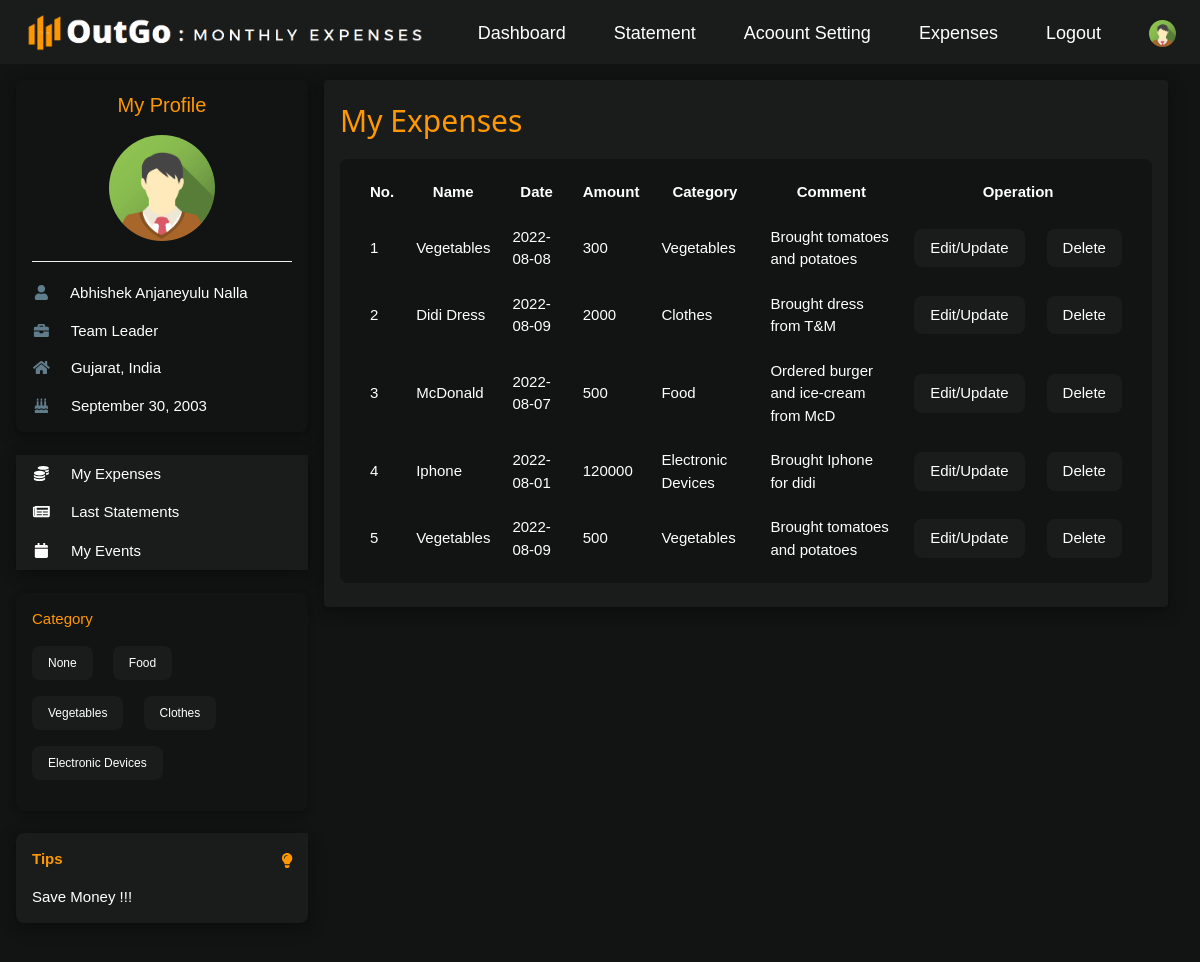
The page /user/myexpenses.php (signed in) on the database its author committed.
### tables this page shows
CREATE TABLE `tbl_user` (
  `u_id` int(11) NOT NULL,
  `name` varchar(255) DEFAULT NULL,
  `username` varchar(255) DEFAULT NULL,
  `email` varchar(255) NOT NULL,
  `phone_no` varchar(10) DEFAULT NULL,
  `password` varchar(100) NOT NULL,
  `dob` date DEFAULT NULL,
  `age` int(11) DEFAULT NULL,
  `job` varchar(255) DEFAULT NULL,
  `salary` int(11) DEFAULT NULL,
  `expense_limit` int(11) DEFAULT NULL,
  `address` varchar(255) DEFAULT NULL,
  `city` varchar(255) DEFAULT NULL,
  `state` varchar(255) DEFAULT NULL,
  `country` varchar(255) DEFAULT NULL,
  `bio` varchar(510) DEFAULT NULL,
  `log` int(11) NOT NULL DEFAULT 0,
  `joined_since` date DEFAULT NULL
);

CREATE TABLE `tbl_category` (
  `c_id` int(11) NOT NULL,
  `cname` varchar(255) NOT NULL,
  `createdAt` date NOT NULL
);

CREATE TABLE `tbl_expenses` (
  `e_id` int(11) NOT NULL,
  `u_id` int(11) NOT NULL,
  `ename` varchar(255) NOT NULL,
  `date` date NOT NULL,
  `time` time DEFAULT NULL,
  `amount` varchar(10) NOT NULL,
  `category` varchar(255) NOT NULL,
  `comment` varchar(255) DEFAULT NULL
);

### user/myexpenses.php (the view, shortened to what this page needs)
<?php
    if(isset($_SESSION['user']))
    {
        include '../connection.php';
        $userId=$_SESSION['user'];
        $userDetails="SELECT * FROM tbl_user WHERE u_id='$userId'";
        $userDetailsResult=mysqli_query($conn,$userDetails);
        $userInfo=mysqli_fetch_assoc($userDetailsResult);
        $userName=$userInfo['name'];
        $userJob=$userInfo['job'];
        $userState=$userInfo['state'];
        $userCountry=$userInfo['country'];
        $dob=$userInfo['dob'];
        $date1=date_create($dob);
        $dob=date_format($date1,"F d, Y");
        $fetchCategory="SELECT * FROM tbl_category";
        $fetchCategoryResult=mysqli_query($conn,$fetchCategory);
        $allCategory=mysqli_fetch_all($fetchCategoryResult,MYSQLI_ASSOC);
        $myExpenses="SELECT * FROM tbl_expenses WHERE u_id='$userId'";
        $myExpensesResult=mysqli_query($conn,$myExpenses);
        $allExpenses=mysqli_fetch_all($myExpensesResult,MYSQLI_ASSOC);
        $index=0;
        ?>
<!DOCTYPE html>
<html>
<head>
    <link rel="stylesheet" href="../dj-style.css">
    <link rel="stylesheet" href="https://cdnjs.cloudflare.com/ajax/libs/font-awesome/4.7.0/css/font-awesome.min.css">
</head>
<body class="dj-premium">
    <div class="dj-top">
        <div class="dj-bar dj-silver dj-left-align dj-large">
            <a href="dashboard.php" class="dj-bar-item dj-padding-large"><img src="../images/1111.png" width="400rem"
                    height="40rem"></a>
            <a href="#" class="dj-bar-item dj-hide-small dj-right dj-padding-large dj-remove-underline"
                style="margin-top: 0.5rem;" title="My Account">
                <img src="../images/avatar.png" class="dj-circle" style="height:27px;width:27px" alt="Avatar">
            </a>
            <a href="../logout.php" class="dj-bar-item dj-hide-small dj-padding-large dj-remove-underline dj-right"
                style="margin-top: 0.5rem;" title="Logout">Logout</a>
            <a href="#" class="dj-bar-item dj-hide-small dj-padding-large dj-remove-underline dj-right"
                style="margin-top: 0.5rem;" title="Expenses">Expenses</a>
            <a href="#" class="dj-bar-item dj-hide-small dj-padding-large dj-remove-underline dj-right"
                style="margin-top: 0.5rem;" title="Account Settings">Acoount Setting</a>
            <a href="#" class="dj-bar-item dj-hide-small dj-padding-large dj-remove-underline dj-right"
                style="margin-top: 0.5rem;" title="Statement">Statement</a>
            <a href="dashboard.php" class="dj-bar-item dj-hide-small dj-padding-large dj-remove-underline dj-right"
                style="margin-top: 0.5rem;" title="Statement">Dashboard</a>
        </div>
    </div>
    <div class="dj-container dj-content" style="max-width:1400px;margin-top:80px">
        <div class="dj-row">
            <div class="dj-col m3">
                <div class="dj-card-4 dj-round-large dj-premium dj-hover-shadow-white">
                    <div class="dj-container">
                        <h4 class="dj-center dj-text-orange"><a href="myprofile.php" style="text-decoration: none;">My
                                Profile</a></h4>
                        <p class="dj-center"><img src="../images/avatar.png" class="dj-circle"
                                style="height:106px;width:106px" alt="Avatar"></p>
                        <hr>
                        <p><i class="fa fa-user fa-fw dj-margin-right dj-text-theme"></i> <?php echo $userName; ?></p>
                        <p><i class="fa fa-briefcase fa-fw dj-margin-right dj-text-theme"></i> <?php echo $userJob; ?>
                        </p>
                        <p><i class="fa fa-home fa-fw dj-margin-right dj-text-theme"></i>
                            <?php echo "$userState, ".$userCountry; ?></p>
                        <p><i class="fa fa-birthday-cake fa-fw dj-margin-right dj-text-theme"></i> <?php echo $dob; ?>
                        </p>
                    </div>
                </div>
                <br>
                <div class="dj-card-4 dj-round-large dj-hover-shadow-white">
                    <div class="dj-silver">
                        <button onclick="myFunction('Demo1')" class="dj-button dj-block dj-left-align"><i
                                class="fa fa-coins fa-fw dj-margin-right"></i> My Expenses</button>
                        <button onclick="myFunction('Demo2')" class="dj-button dj-block dj-left-align"><i
                                class="fa fa-newspaper fa-fw dj-margin-right"></i> Last Statements</button>
                        <button onclick="myFunction('Demo3')" class="dj-button dj-block dj-left-align"><i
                                class="fa fa-calendar fa-fw dj-margin-right"></i> My Events</button>
                    </div>
                </div>
                <br>
                <div class="dj-card dj-round-large dj-premium dj-hide-small dj-hover-shadow-white">
                    <div class="dj-container">
                        <p class="dj-text-orange">Category</p>
                        <p>
                            <?php
                            foreach($allCategory as $cat)
                            {
                                $ca_name=$cat['cname'];
                            ?>
                            <span
                                class="dj-tag dj-small dj-silver dj-round-large dj-padding dj-margin-bottom dj-margin-right"><?php echo $ca_name; ?></span>
                            <?php
                            }
                            ?>
                        </p>
                    </div>
                </div>
                <br>
                <div
                    class="dj-container dj-display-container dj-round-large dj-silver dj-card-4 dj-margin-bottom dj-hide-small dj-hover-shadow-white">
                    <span onclick="this.parentElement.style.display='none'" class="dj-button dj-display-topright">
                        <i class="fa fa-lightbulb dj-text-orange" style="margin-top: 12px;"></i>
                    </span>
                    <p class="dj-text-orange"><strong>Tips</strong></p>
                    <p>Save Money !!!</p>
                </div>
            </div>
            <div class="dj-col m9">
                <div class="dj-row-padding">
                    <div class="dj-col m12">
                        <div class="dj-card-4 dj-round dj-silver dj-hover-shadow-white">
                            <div class="dj-container dj-padding dj-margin-bottom">
                                <h2 class="dj-text-orange">My Expenses </h2>
                                <table
                                    class="dj-premium dj-margin-top dj-padding dj-round-large dj-hover-shadow-white dj-margin-bottom"
                                    cellpadding="8" cellspacing="6">
                                    <tr>
                                        <th>No.</th>
                                        <th>Name</th>
                                        <th>Date</th>
                                        <th>Amount</th>
                                        <th>Category</th>
                                        <th>Comment</th>
                                        <th colspan="2">Operation</th>
                                    </tr>
                                    <?php
                                        foreach($allExpenses as $expenseresult)
                                        {
                                            $index++;
                                    ?>
                                    <tr>
                                        <td><?php echo $index; ?></td>
                                        <td><?php echo $expenseresult['ename']; ?></td>
                                        <td><?php echo $expenseresult['date']; ?></td>
                                        <td><?php echo $expenseresult['amount']; ?></td>
                                        <td><?php echo $expenseresult['category']; ?></td>
                                        <td><?php echo $expenseresult['comment']; ?></td>
                                        <td><a href="" class="dj-button dj-silver dj-round-large">Edit/Update</a></td>
                                        <td><a href="" class="dj-button dj-silver dj-round-large">Delete</a></td>
                                    </tr>
                                    <?php
                                        }
                                    ?>
                                </table>
                            </div>
                        </div>
                    </div>
                </div>
            </div>
        </div>
    </div>
    <br>
</body>
</html>
<?php
}
else
{
	header("location: ../login.php");
}
?>

### dj-style.css (style rules this page uses)
html { box-sizing: border-box }
*, *:before, *:after { box-sizing: inherit; font-family: Verdana, sans-serif; }
html { -ms-text-size-adjust: 100%; -webkit-text-size-adjust: 100% }
body { margin: 0 }
a { background-color: transparent }
b, strong { font-weight: bolder }
img { border-style: none }
hr { box-sizing: content-box; height: 0; overflow: visible }
button, input, select, textarea, optgroup { font: inherit; margin: 0 }
button, input { overflow: visible }
button, select { text-transform: none }
button, [type=button], [type=reset], [type=submit] { -webkit-appearance: button }
html, body { font-family: Verdana, sans-serif; font-size: 15px; line-height: 1.5 }
html { overflow-x: hidden }
h2 { font-size: 30px; font-family: Verdana, sans-serif; }
h4 { font-size: 20px }
h1, h2, h3, h4, h5, h6 { font-family: "Segoe UI", Arial, sans-serif; font-weight: 400; margin: 10px 0 }
hr { border: 0; border-top: 1px solid #eee; margin: 20px 0 }
img { vertical-align: middle }
a { color: inherit }
.dj-btn, .dj-button { border: none; display: inline-block; padding: 8px 16px; vertical-align: middle; overflow: hidden; text-decoration: none; color: inherit; background-color: inherit; text-align: center; cursor: pointer; white-space: nowrap }
.dj-btn, .dj-button { -webkit-touch-callout: none; -webkit-user-select: none; -khtml-user-select: none; -moz-user-select: none; -ms-user-select: none; user-select: none }
.dj-badge, .dj-tag { background-color: #000; color: #fff; display: inline-block; padding-left: 8px; padding-right: 8px; text-align: center }
.dj-tooltip, .dj-display-container { position: relative }
.dj-bar { width: 100%; overflow: hidden }
.dj-bar .dj-bar-item { padding: 8px 16px; float: left; width: auto; border: none; display: block; outline: 0 }
.dj-block { display: block; width: 100% }
.dj-container:after, .dj-container:before, .dj-panel:after, .dj-panel:before, .dj-row:after, .dj-row:before, .dj-row-padding:after, .dj-row-padding:before, .dj-cell-row:before, .dj-cell-row:after, .dj-clear:after, .dj-clear:before, .dj-bar:before, .dj-bar:after { content: ""; display: table; clear: both }
.dj-col, .dj-half, .dj-third, .dj-twothird, .dj-threequarter, .dj-quarter { float: left; width: 100% }
@media (min-width:601px) { .dj-col.m3, .dj-quarter { width: 24.99999% } }
@media (min-width:601px) { .dj-col.m9, .dj-threequarter { width: 74.99999% } }
@media (min-width:601px) { .dj-col.m12 { width: 99.99999% } }
.dj-content, .dj-auto { margin-left: auto; margin-right: auto }
.dj-content { max-width: 980px }
.dj-top, .dj-bottom { position: fixed; width: 100%; z-index: 1 }
.dj-top { top: 0 }
.dj-display-topright { position: absolute; right: 0; top: 0 }
.dj-circle { border-radius: 50% }
.dj-round, .dj-round-medium { border-radius: 4px }
.dj-round-large { border-radius: 8px }
.dj-row-padding, .dj-row-padding>.dj-half, .dj-row-padding>.dj-third, .dj-row-padding>.dj-twothird, .dj-row-padding>.dj-threequarter, .dj-row-padding>.dj-quarter, .dj-row-padding>.dj-col { padding: 0 8px }
.dj-container, .dj-panel { padding: 0.01em 16px }
.dj-card, .dj-card-2 { box-shadow: 0 2px 5px 0 rgba(0, 0, 0, 0.16), 0 2px 10px 0 rgba(0, 0, 0, 0.12) }
.dj-card-4, .dj-hover-shadow:hover { box-shadow: 0 4px 10px 0 rgba(0, 0, 0, 0.2), 0 4px 20px 0 rgba(0, 0, 0, 0.19) }
.dj-small { font-size: 12px !important }
.dj-large { font-size: 18px !important }
.dj-left-align { text-align: left !important }
.dj-center { text-align: center !important }
.dj-margin-top { margin-top: 16px !important }
.dj-margin-bottom { margin-bottom: 16px !important }
.dj-margin-right { margin-right: 16px !important }
.dj-padding { padding: 8px 16px !important }
.dj-padding-large { padding: 12px 24px !important }
.dj-right { float: right !important }
.dj-premium, .dj-hover-premium:hover { color: #fff !important; background-color: #121313 !important }
.dj-silver, .dj-hover-silver:hover { color: #fff !important; background-color: #1a1b1b !important }
.dj-text-orange, .dj-hover-text-orange:hover { color: #ff9800 !important }
.dj-remove-underline { text-decoration: none; }
.dj-text-theme { color:#607d8b !important }

### rows shown on the page
tbl_user: name "Abhishek Anjaneyulu Nalla", job "Team Leader", state "Gujarat", country "India", dob "September 30, 2003"
tbl_category: cname "None"
tbl_category: cname "Food"
tbl_category: cname "Vegetables"
tbl_category: cname "Clothes"
tbl_category: cname "Electronic Devices"
tbl_expenses: ename "Vegetables", date "2022-08-08", amount "300", category "Vegetables", comment "Brought tomatoes and potatoes"
tbl_expenses: ename "Didi Dress", date "2022-08-09", amount "2000", category "Clothes", comment "Brought dress from T&M"
tbl_expenses: ename "McDonald", date "2022-08-07", amount "500", category "Food", comment "Ordered burger and ice-cream from McD"
tbl_expenses: ename "Iphone", date "2022-08-01", amount "120000", category "Electronic Devices", comment "Brought Iphone for didi"
tbl_expenses: ename "Vegetables", date "2022-08-09", amount "500", category "Vegetables", comment "Brought tomatoes and potatoes"
